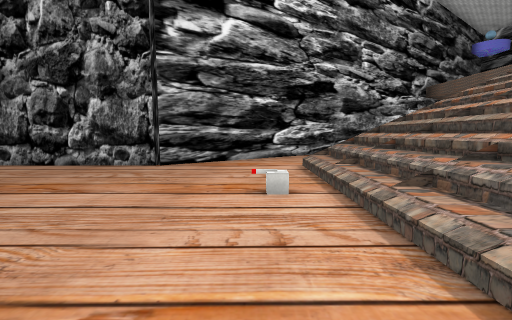
[1] (above)

17 first-person views from a walk through a scene from a Unity 3-D project. The camera is 1.4 m above the floor, tilts 6° down and sees 90° across. The floor is counted in squares, 2 m on a side. Each view is taken from the middle of a square. On the plan, view 1 faces up. The plan holds only what a view shows up to about 9 squares ahead; the rest is blank. The place goes on beyond the plan. The player character is not drawn. Some surface patterns are stand-ins.

[2]
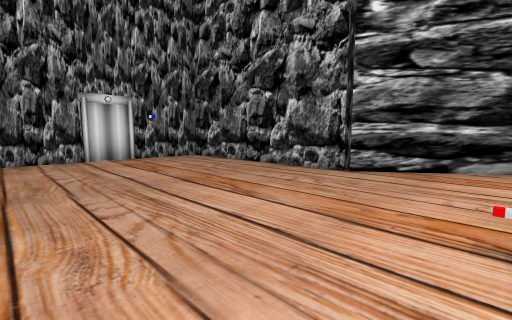

[3]
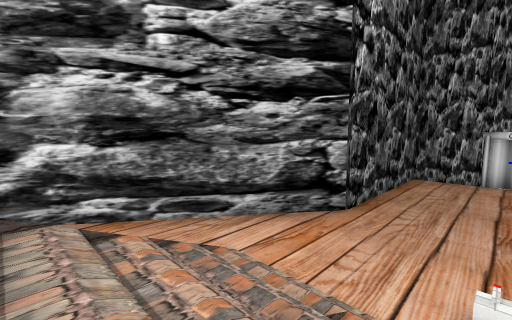

[4]
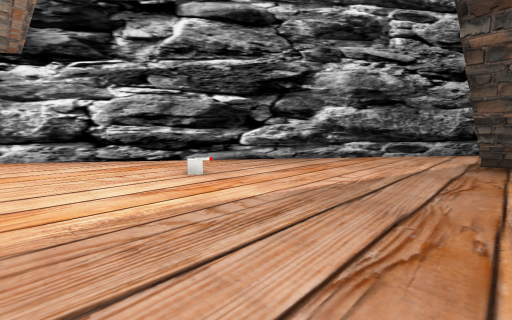

[5]
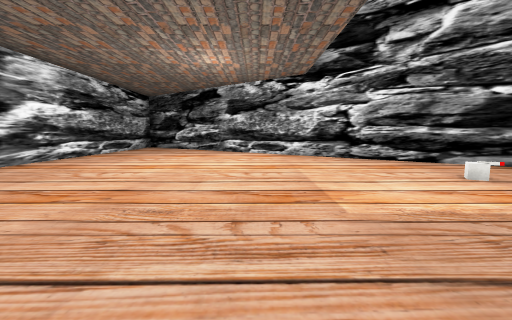

[6]
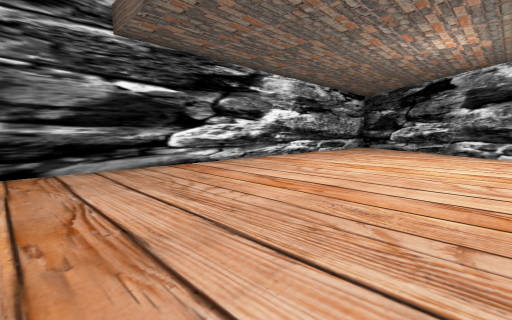

[7]
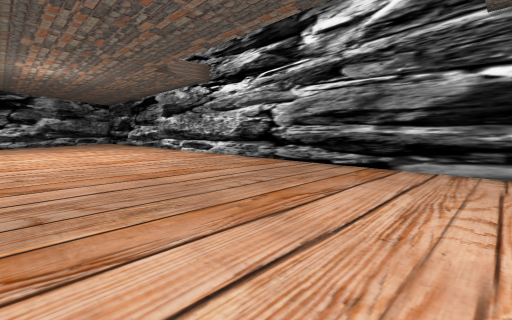

[8]
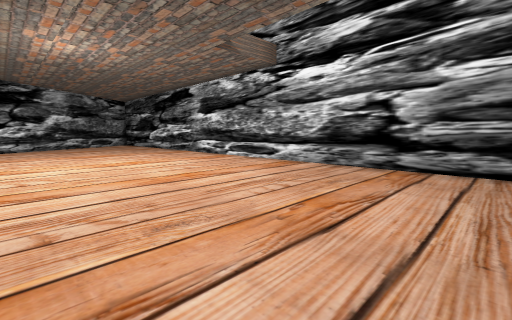

[9]
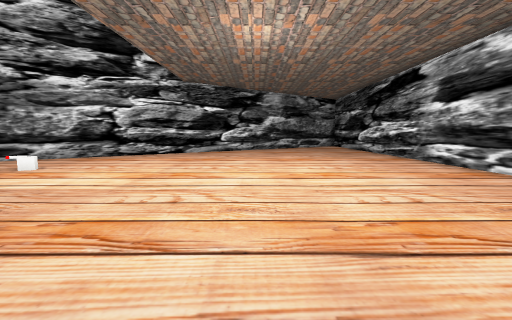

[10]
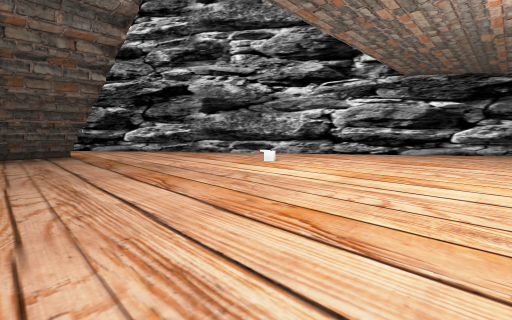

[11]
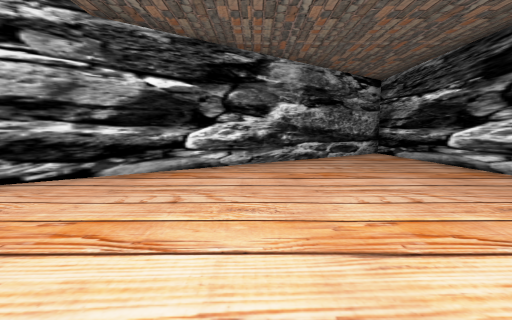

[12]
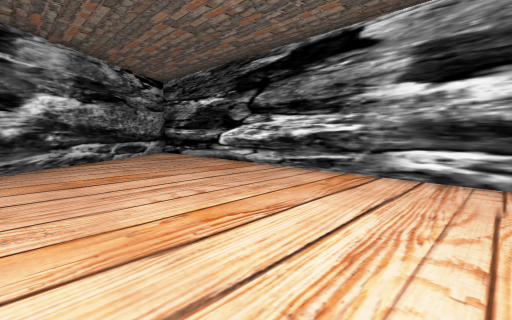

[13]
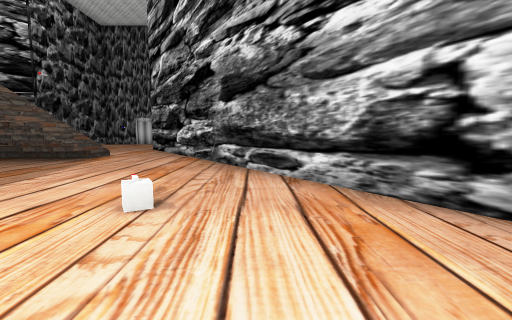

[14]
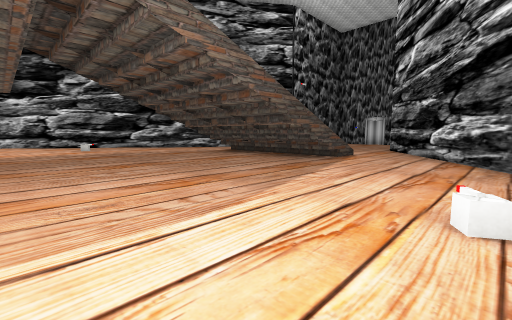

[15]
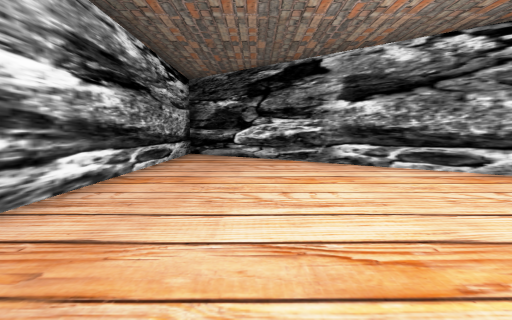

[16]
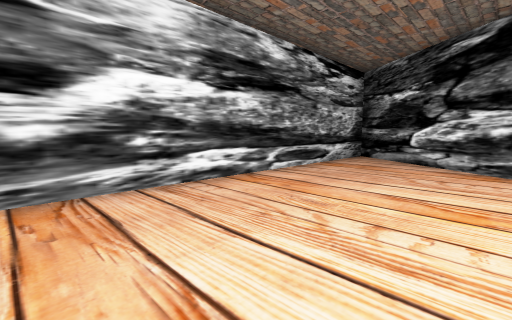

[17]
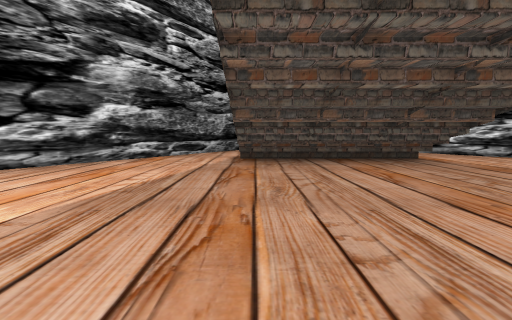

### Floor plan
Key: @ floor where view 1 was taken; # wall or solid block; . floor; / step, stairs or slope; E elevator.
Columns run from 8 left of view 1 to 16 right of it. Each row starts with its distance up from view 1.
 18                       ###
 17                     ###.#
 16                    ##...#
 15                  ###....#
 14                 ##......#
 13                ##.......#
 12              ###........#
 11             ##..........#
 10           ###...........#
  9          ##.............#
  8         ##..............#
  7       ###...............#
  6 #######.................#
  5 #........////...........#
  4 #........////...........#
  3 E.......////............#
  2 #........////...........#
  1 #........////...........#
  0 #######.@...............#
 -1       ###...............#
 -2         ##..............#
 -3          ###............#
 -4            ##...........#
 -5             ##..........#
 -6              ###........#
 -7                ##.......#
 -8                 ###.....#
 -9                   ##....#
-10                    ##...#
-11                     ###.#
-12                       ###

Positions as (right, up) in squares from view 1, and headings:
1: (0, 0), facing up
2: (0, 1), facing up-left
3: (3, 3), facing down-left
4: (9, 1), facing down-left
5: (10, 1), facing down
6: (10, 1), facing down-right
7: (10, -1), facing up-right
8: (10, 2), facing up-right
9: (11, 4), facing up
10: (11, 4), facing up-left
11: (11, 9), facing up
12: (11, 9), facing up-right
13: (9, 10), facing left
14: (9, 9), facing down-left
15: (13, -3), facing down
16: (12, -4), facing down-right
17: (9, 1), facing left
